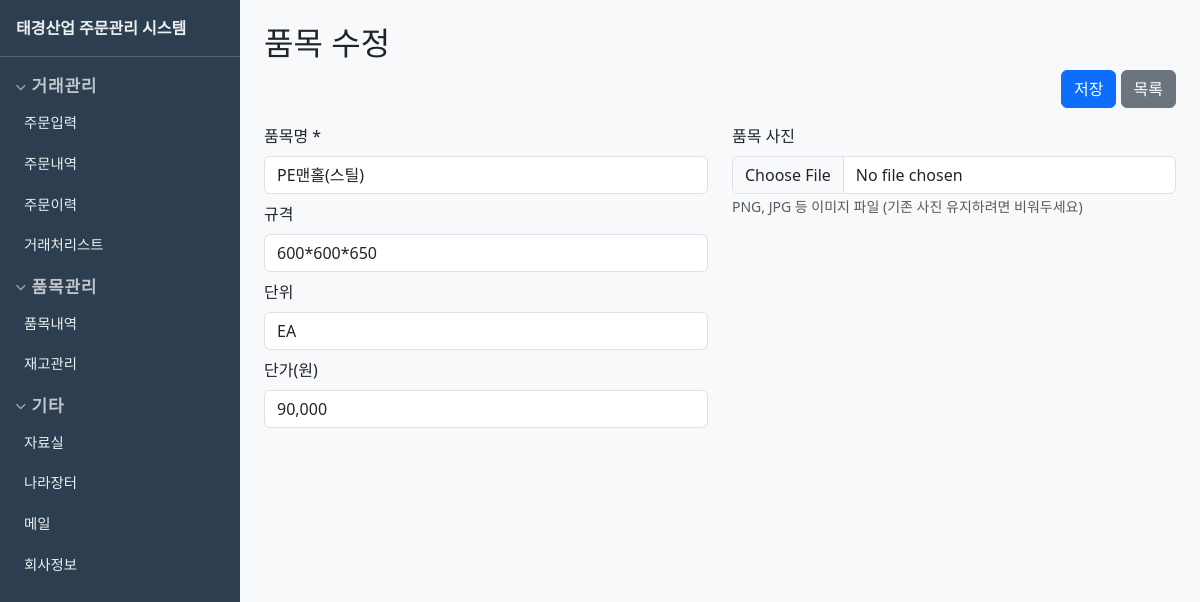
/items/9/edit, run on the app's committed database.
### models.py (models this page shows)
class Item(db.Model):
    __tablename__ = "items"
    id = db.Column(db.Integer, primary_key=True)
    code = db.Column(db.String(10), unique=True)
    name = db.Column(db.String(200), nullable=False)
    spec = db.Column(db.String(100))
    unit = db.Column(db.String(20), default="EA")
    unit_price = db.Column(db.Integer, default=0)
    image_path = db.Column(db.String(500))
    created_at = db.Column(db.DateTime, default=datetime.utcnow)

### blueprints/items.py (the view, shortened to what this page needs)
@bp.route("/items/<int:id>/edit", methods=["GET", "POST"])
def item_edit(id):
    item = Item.query.get_or_404(id)
    if item.code == "DIRECT":
        flash("직접입력 품목은 수정할 수 없습니다.", "danger")
        return redirect(url_for("items.item_list"))
    return render_template("items/form.html", item=item, has_image=item.image_path and os.path.isfile(item.image_path) if item else False)

### templates/items/form.html (shortened to what this page needs)
{% extends "base.html" %}
{% block content %}
<form method="post" enctype="multipart/form-data">
  <h2 class="mb-2">{{ '품목 수정' if item else '품목 추가' }}</h2>
  <div class="page-actions mb-3">
    <button type="submit" class="btn btn-primary">저장</button>
    <a class="btn btn-secondary" href="{{ url_for('items.item_list') }}">목록</a>
  </div>
  <div class="row">
    <div class="col-md-6">
      <div class="mb-2">
        <label class="form-label">품목명 *</label>
        <input type="text" name="name" class="form-control" required value="{{ item.name if item else '' }}">
      </div>
      <div class="mb-2">
        <label class="form-label">규격</label>
        <input type="text" name="spec" class="form-control" value="{{ item.spec if item else '' }}" placeholder="예: #6, 100*100">
      </div>
      <div class="mb-2">
        <label class="form-label">단위</label>
        <input type="text" name="unit" class="form-control" value="{{ item.unit if item else 'EA' }}" placeholder="EA, KG, m², BOX 등">
      </div>
      <div class="mb-2">
        <label class="form-label">단가(원)</label>
        <input type="text" name="unit_price" class="form-control" value="{{ '{:,}'.format(item.unit_price) if item else '0' }}" placeholder="1100 (부가세 포함)">
      </div>
    </div>
    <div class="col-md-6">
      <div class="mb-3">
        <label class="form-label">품목 사진</label>
        <input type="file" name="image" class="form-control" accept="image/*">
        <small class="text-muted">PNG, JPG 등 이미지 파일 (기존 사진 유지하려면 비워두세요)</small>
      </div>
    </div>
  </div>
</form>
{% endblock %}

### templates/base.html (style rules this page uses)
body { display: flex; min-height: 100vh; margin: 0; }
.page-actions { text-align: right; margin-bottom: 1rem; }

### data on the page
Item: name "PE맨홀(스틸)", spec "600*600*650", unit "EA", unit_price "90,000"

### other printed values
{{ '품목 수정' if item else '품목 추가' }} "품목 수정"
